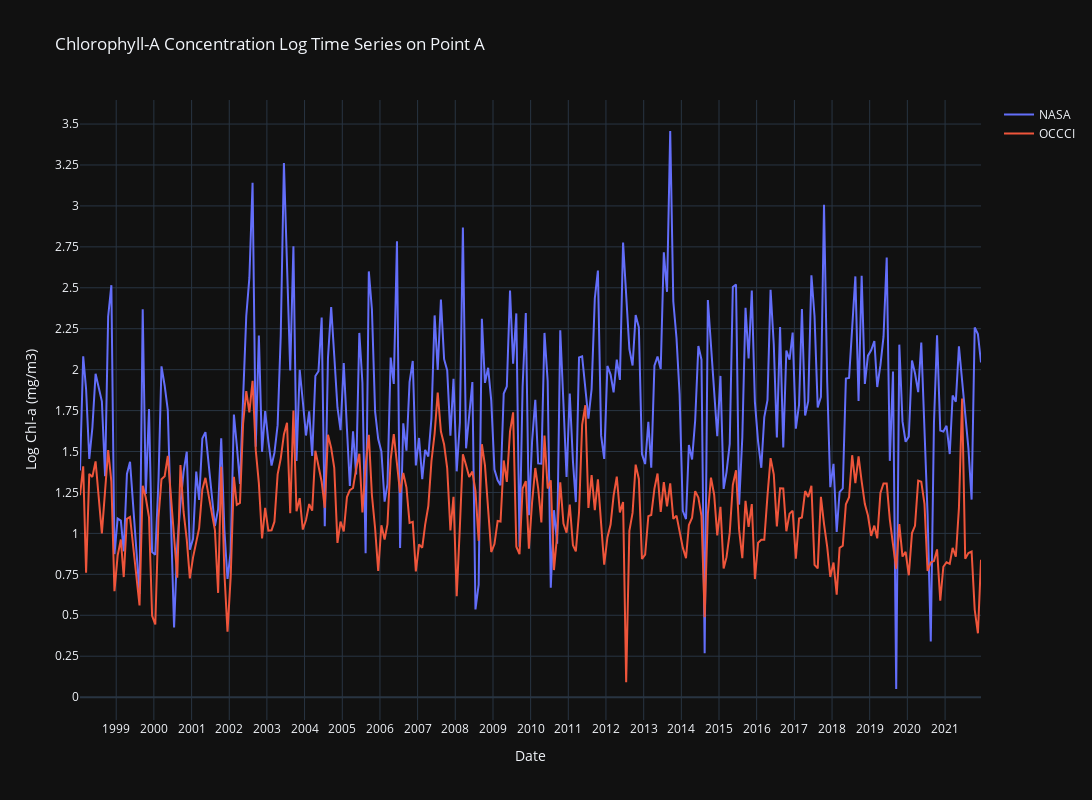
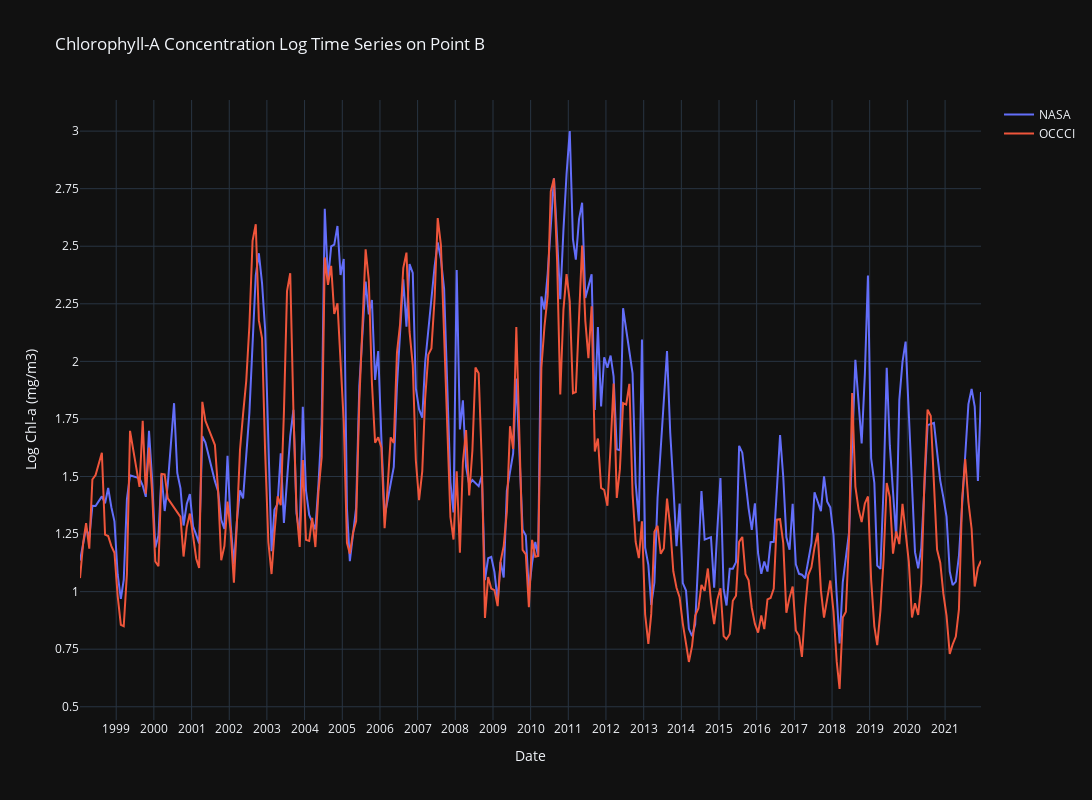
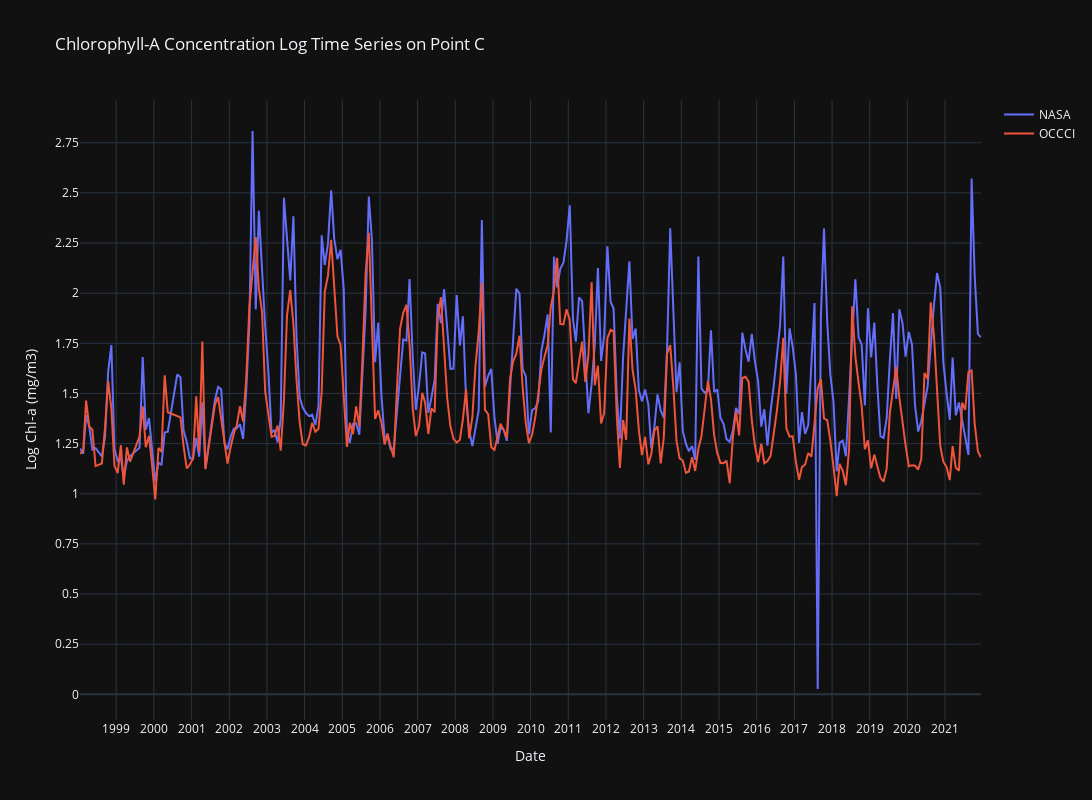

The notebook cell saved with these charts, in order:
### Markdown cell above
#### Comparison of all datasets: 1 graph per geopoint (A,B,C) and 2 lineplots per graph (NASA, OCCCI)

### Code cell
import plotly.graph_objs as go
import math

# Loop through each geopoint
for point in geopoint:
    df_nasa = geopoint[point]['chla_nasa']
    df_occci = geopoint[point]['chla_occci']
    # create traces for each dataset
    trace1 = go.Scatter(x=df_nasa['DATE-YMD'], y=df_nasa['NASA Chl-a (mg/m3)'].apply(math.log), mode='lines', name='NASA')
    trace2 = go.Scatter(x=df_occci['DATE-YMD'], y=df_occci['OCCCI Chl-a (mg/m3)'].apply(math.log), mode='lines', name='OCCCI')
    # create layout for the plot
    layout = go.Layout(title=f'Chlorophyll-A Concentration Log Time Series on Point {point}',
                       xaxis=dict(title='Date', dtick='M12'),
                       yaxis=dict(title='Log Chl-a (mg/m3)', dtick=0.25),
                       height = 800, width=1200,
                       template='plotly_dark')
    # create figure object and plot the traces
    fig = go.Figure(data=[trace1, trace2], layout=layout)
    fig.show()

### Figure 1 — Plotly figure (JSON) as saved in the notebook; plotly's stock layout.template omitted (floating-point values rounded to 4 significant figures; data arrays with more than 128 entries replaced by an {"elided": "..."} marker saying what was removed)
{"data": [{"mode": "lines", "name": "NASA", "type": "scatter", "x": {"elided": "276 str values"}, "y": {"elided": "276 float values"}}, {"mode": "lines", "name": "OCCCI", "type": "scatter", "x": {"elided": "281 str values"}, "y": {"elided": "281 float values"}}], "layout": {"height": 800, "title": {"text": "Chlorophyll-A Concentration Log Time Series on Point A"}, "width": 1200, "xaxis": {"autorange": true, "dtick": "M12", "range": ["1998-01-15", "2021-12-15"], "title": {"text": "Date"}, "type": "date"}, "yaxis": {"autorange": true, "dtick": 0.25, "range": [-0.1396, 3.647], "title": {"text": "Log Chl-a (mg/m3)"}, "type": "linear"}}}

### Figure 2 — Plotly figure (JSON) as saved in the notebook; plotly's stock layout.template omitted (floating-point values rounded to 4 significant figures; data arrays with more than 128 entries replaced by an {"elided": "..."} marker saying what was removed)
{"data": [{"mode": "lines", "name": "NASA", "type": "scatter", "x": {"elided": "258 str values"}, "y": {"elided": "258 float values"}}, {"mode": "lines", "name": "OCCCI", "type": "scatter", "x": {"elided": "280 str values"}, "y": {"elided": "280 float values"}}], "layout": {"height": 800, "title": {"text": "Chlorophyll-A Concentration Log Time Series on Point B"}, "width": 1200, "xaxis": {"autorange": true, "dtick": "M12", "range": ["1998-01-15", "2021-12-15"], "title": {"text": "Date"}, "type": "date"}, "yaxis": {"autorange": true, "dtick": 0.25, "range": [0.4425, 3.135], "title": {"text": "Log Chl-a (mg/m3)"}, "type": "linear"}}}

### Figure 3 — Plotly figure (JSON) as saved in the notebook; plotly's stock layout.template omitted (floating-point values rounded to 4 significant figures; data arrays with more than 128 entries replaced by an {"elided": "..."} marker saying what was removed)
{"data": [{"mode": "lines", "name": "NASA", "type": "scatter", "x": {"elided": "271 str values"}, "y": {"elided": "271 float values"}}, {"mode": "lines", "name": "OCCCI", "type": "scatter", "x": {"elided": "280 str values"}, "y": {"elided": "280 float values"}}], "layout": {"height": 800, "title": {"text": "Chlorophyll-A Concentration Log Time Series on Point C"}, "width": 1200, "xaxis": {"autorange": true, "dtick": "M12", "range": ["1998-01-15", "2021-12-15"], "title": {"text": "Date"}, "type": "date"}, "yaxis": {"autorange": true, "dtick": 0.25, "range": [-0.1279, 2.963], "title": {"text": "Log Chl-a (mg/m3)"}, "type": "linear"}}}
